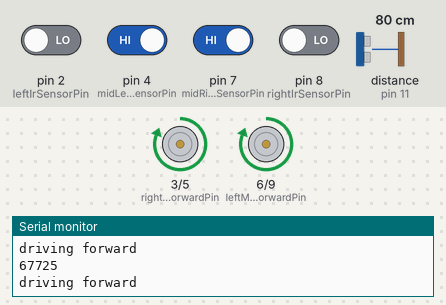
A sketch run on a simulated Arduino Uno, built with avr-gcc and run on an emulated ATmega328P. On the bench: motor-driver pin pairs drawn as motors (green arrow = first pin HIGH = forward, orange = second pin HIGH = backward, longer = more drive), the last lines printed to the serial monitor. Wiring (inferred from the names in the program): ultrasonic range finder: trigger pin 10; echo pin 11. The test bench sets the inputs (shaded band); at power-on: pin 4 (midLeftIrSensorPin), pin 7 (midRightIrSensorPin) HIGH, pin 2 (leftIrSensorPin), pin 8 (rightIrSensorPin) LOW, distance to the obstacle (sensor on pin 11) 80 cm. The echo pulse lasts 58.3 µs per cm.

Above: at 1.2 s.
1.3 s: pin 2 (leftIrSensorPin) driven HIGH
At 2.4 s:
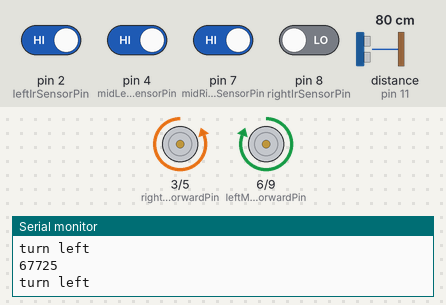
2.8 s: pin 7 (midRightIrSensorPin) driven LOW
At 3.6 s:
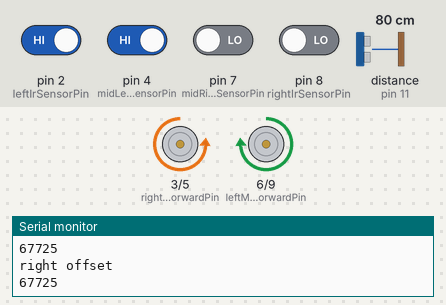
7.3 s: pin 7 (midRightIrSensorPin) driven HIGH
At 8.0 s:
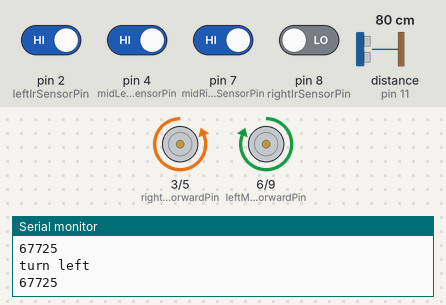
10.3 s: pin 8 (rightIrSensorPin) driven HIGH
At 11.4 s:
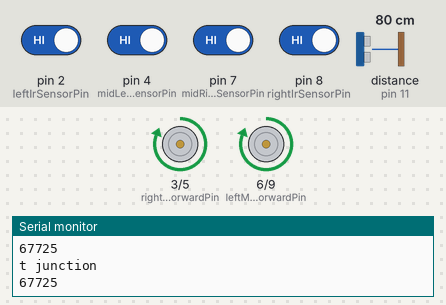
11.8 s: pin 2 (leftIrSensorPin) driven LOW
At 12.6 s:
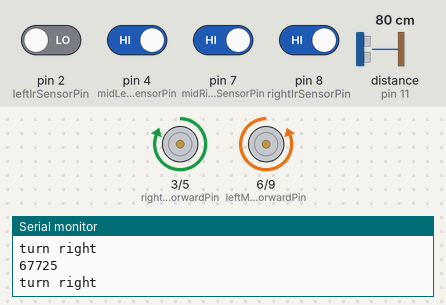
Timing chart, 0 to 14.3 s (numbered marks = the images above; inputs shaded):
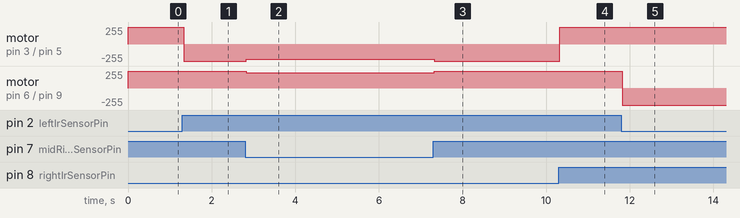

The sketch:

main.ino
```cpp
#include <Arduino.h>
#include <Motor.h>

#define leftMotorForwardPin 6
#define leftMotorReversePin 9
#define rightMotorForwardPin 3
#define rightMotorReversePin 5

#define leftIrSensorPin 2
#define midLeftIrSensorPin 4
#define midRightIrSensorPin 7
#define rightIrSensorPin 8

#define sonarTriggerPin 10
#define sonarEchoPin 11

#define maxSpeed 255

int midLeftIrValue = 0;
int rightIrValue = 0;
int midRightIrValue = 0;
int leftIrValue = 0;

int isObjectDetected();

unsigned long lastLine = 0;
unsigned long currentMillis = 0;
int interval = 500;
int lineLost = 0;

long cm;

Motor motor(leftMotorForwardPin, leftMotorReversePin, rightMotorForwardPin, rightMotorReversePin);

void setup()
{
  Serial.begin(9600);

  motor.speed = maxSpeed; //set motor speed

  pinMode(leftIrSensorPin, INPUT);
  pinMode(midLeftIrSensorPin, INPUT);
  pinMode(midRightIrSensorPin, INPUT);
  pinMode(rightIrSensorPin, INPUT);

  pinMode(sonarTriggerPin, OUTPUT);
  pinMode(sonarEchoPin, INPUT);
}

void loop()
{
  if(isObjectDetected()){ // when 1 is returned from function, stop the robot.
    motor.stop();
    return;
  }

  //must be interfaced later
  leftIrValue = digitalRead(leftIrSensorPin);
  midLeftIrValue = digitalRead(midLeftIrSensorPin);
  midRightIrValue = digitalRead(midRightIrSensorPin);
  rightIrValue = digitalRead(rightIrSensorPin);

  // 0 -> white
  // 1 -> black

  if(lineLost == 1 && (midLeftIrValue || midRightIrValue)) {  // check if line is detected again to stop turning
    Serial.println("line detected again");
    lineLost = 0;
  }

  if(leftIrValue && midLeftIrValue && midRightIrValue && rightIrValue) { //t-junction
    Serial.println("t junction");
    motor.driveForward();
  }else if(leftIrValue && midLeftIrValue && midRightIrValue) { // turn left
    Serial.println("turn left");
    motor.speed = maxSpeed; // max speed because one motor doesn't have enough torque to move the robot through the bend
    motor.turnLeft();
  }else if(rightIrValue && midRightIrValue && midLeftIrValue) { //turn right
    Serial.println("turn right");
    motor.speed = maxSpeed;
    motor.turnRight();
  }else if(leftIrValue == 0 && midLeftIrValue == 0 && midRightIrValue == 0 && rightIrValue ==0) { // no line is detected move forward.
    Serial.println("no line detected");

    currentMillis = millis(); // initialise timer

    if(lineLost == 0) { // when line is lost, start timer
      lastLine = millis();
      lineLost = 1;
    }

    if(currentMillis - lastLine > interval && lineLost == 1){ //robot must rotate when the line is still and longer lost then interval
      Serial.println("no line detected -> rotation car");
      motor.turnRight();
    } else {
      motor.driveForward(); // just drive forward
    }
  }else if(midRightIrValue == 0 && rightIrValue == 0) { //right offset
    Serial.println("right offset");
    motor.speed = 230;
    motor.turnLeft();
  }else if(midLeftIrValue == 0 && leftIrValue == 0) { //left offset
    Serial.println("left offset");
    motor.speed = 230;
    motor.turnRight();
  }else if(midLeftIrValue && midRightIrValue) { // forward
    Serial.println("driving forward");
    motor.speed = maxSpeed;
    motor.driveForward();
  }
}

int isObjectDetected()
{
  digitalWrite(sonarTriggerPin, LOW);
  delayMicroseconds(5); // sensor gives low pulse to clean any high pulse for 5 microseconds
  digitalWrite(sonarTriggerPin, HIGH);
  delayMicroseconds(10); // sensor gives high pulse for 10 microseconds
  digitalWrite(sonarTriggerPin, LOW);
  /*
  Read the signal from the sensor: a high pulse whose duration is the time (in microseconds) from the sending
  of the ping to the reception of its echo off of an object.
  */
  pinMode(sonarEchoPin, INPUT);
  /*
  Measures the distance between an object and the robot using PulseIn() to determine
  the amount of time it took for the sound to bounce back from the object.
  */
  long duration = pulseIn(sonarEchoPin, HIGH);
  // Convert the time into a distance
  cm = (duration/2) / 0.0343;
  /* Duration is in miliseconds, multiply by 0.0343 to get to centimeters
  *  0.0343 because speed of sound  = 343 m/s and we want to calculate the distance in centimeters
  *  dividing by 2 because the sound needs to bounce of an object. It has traveltime back to the sensor
  */
  Serial.println(cm);
  if (cm < 20){
    return 1; // return 1 to first if function, to stop the robot
  }
  return 0; // return 0 to first if function, that robot can drive on
}
```

Measured:
- after the input at 1.3 s, motor on pin 3 (rightMotorForwardPin) / pin 5 (rightMotorReversePin): forward 255/255 → backward 255/255 at once
- after the input at 2.8 s, motor on pin 3 (rightMotorForwardPin) / pin 5 (rightMotorReversePin): backward 255/255 → backward 230/255 at once; motor on pin 6 (leftMotorForwardPin) / pin 9 (leftMotorReversePin): forward 255/255 → forward 230/255 at once
- after the input at 7.3 s, motor on pin 3 (rightMotorForwardPin) / pin 5 (rightMotorReversePin): backward 230/255 → backward 255/255 at once; motor on pin 6 (leftMotorForwardPin) / pin 9 (leftMotorReversePin): forward 230/255 → forward 255/255 at once
- after the input at 10.3 s, motor on pin 3 (rightMotorForwardPin) / pin 5 (rightMotorReversePin): backward 255/255 → forward 255/255 at once
- after the input at 11.8 s, motor on pin 6 (leftMotorForwardPin) / pin 9 (leftMotorReversePin): forward 255/255 → backward 255/255 at once
